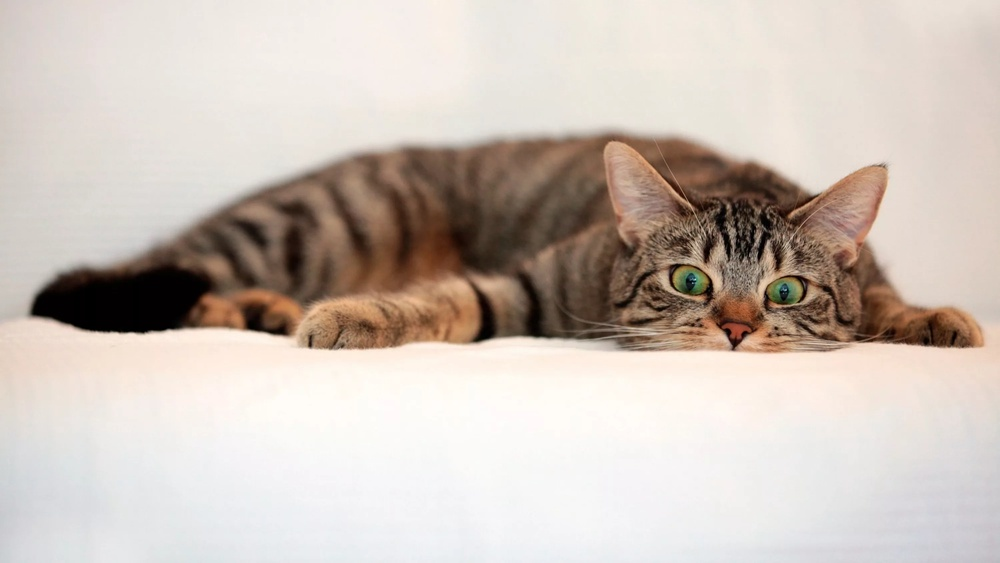
#> input picture src/pics/laying_cat.jpeg, 1000 x 563 px, shrunk from 3000 x 1688 before the run
$ jupyter execute download.ipynb
#> lines starting #> are read from the running program, lines starting #| are printed output that depends on the picture
# ЗАГРУЗКА ИЗОБРАЖЕНИЯ И ПОЛУЧЕНИЕ ИНФОРМАЦИИ

## Цель работы
Ознакомление с основными методами загрузки
изображений и получение общей информации о нем с использованием внешней
библиотеки PIL.

[cell 1]
import pandas as pd
from PIL import Image
import io

[cell 2]
pic_path = "../pics/laying_cat.jpeg"

### Задание 1: Загрузка изображения

[cell 3]
img = Image.open(pic_path)
#> img is the input picture: PIL image 1000x563 RGB; mean R, G, B 204, 192.7, 184.3
img.show()

Конвертация в бинарный режим:

[cell 4]
img.convert('L')
img.show()

Или же можно сразу открыть в бинарном виде:

[cell 5]
file = open(pic_path, "rb")
img = Image.open(file)
img.show()
file.close()

Картинка ЧБ:

[cell 6]
f = open(pic_path, "rb").read()
img = Image.open(io.BytesIO(f))
img = img.convert("L")
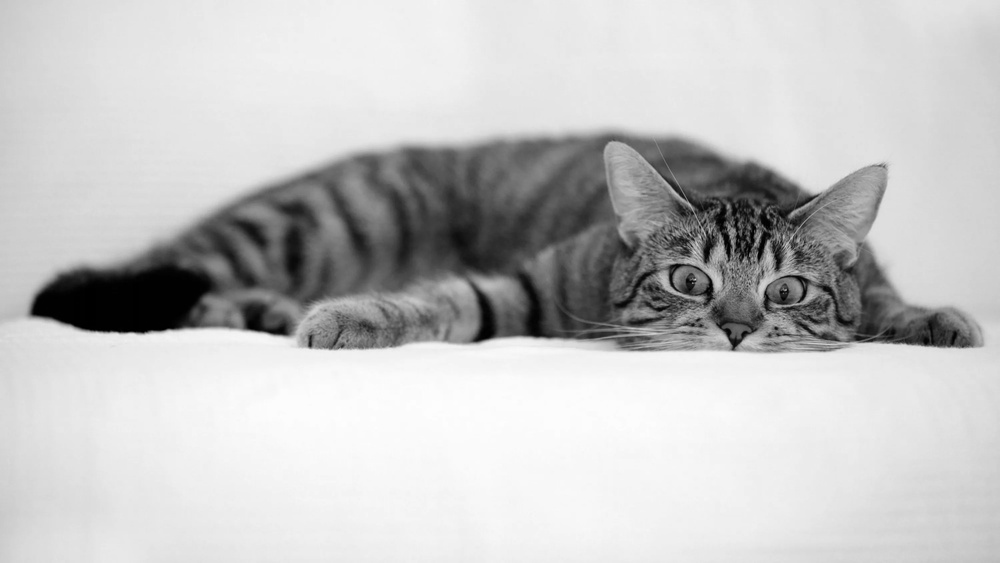
#> img: PIL image 1000x563 L; min 0, max 254, mean 195.1
img.show()

### Задание 2: Получение информации об изображении

[cell 7]
img = Image.open(pic_path)

[cell 8]
# размер изображения
print(img.size)
#| (1000, 563)
# расширение
print(img.format)
#| JPEG
# система расцветки
print(img.mode)
#| RGB
# координаты
print(img.getbbox())
#| (0, 0, 1000, 563)
# информация об изображении
print(img.info)
#| {'jfif': 257, 'jfif_version': (1, 1), 'jfif_unit': 0, 'jfif_density': (1, 1)}
